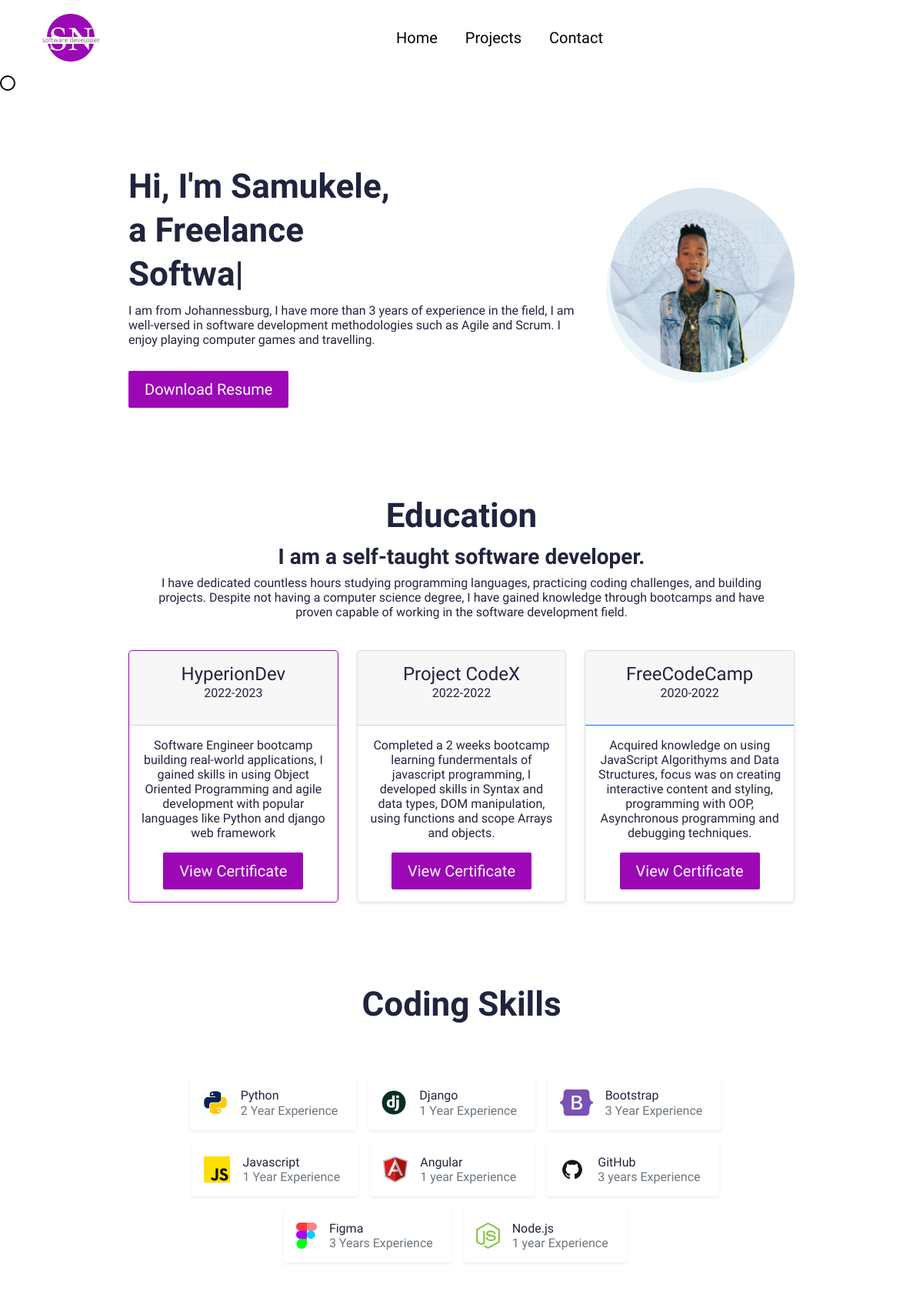
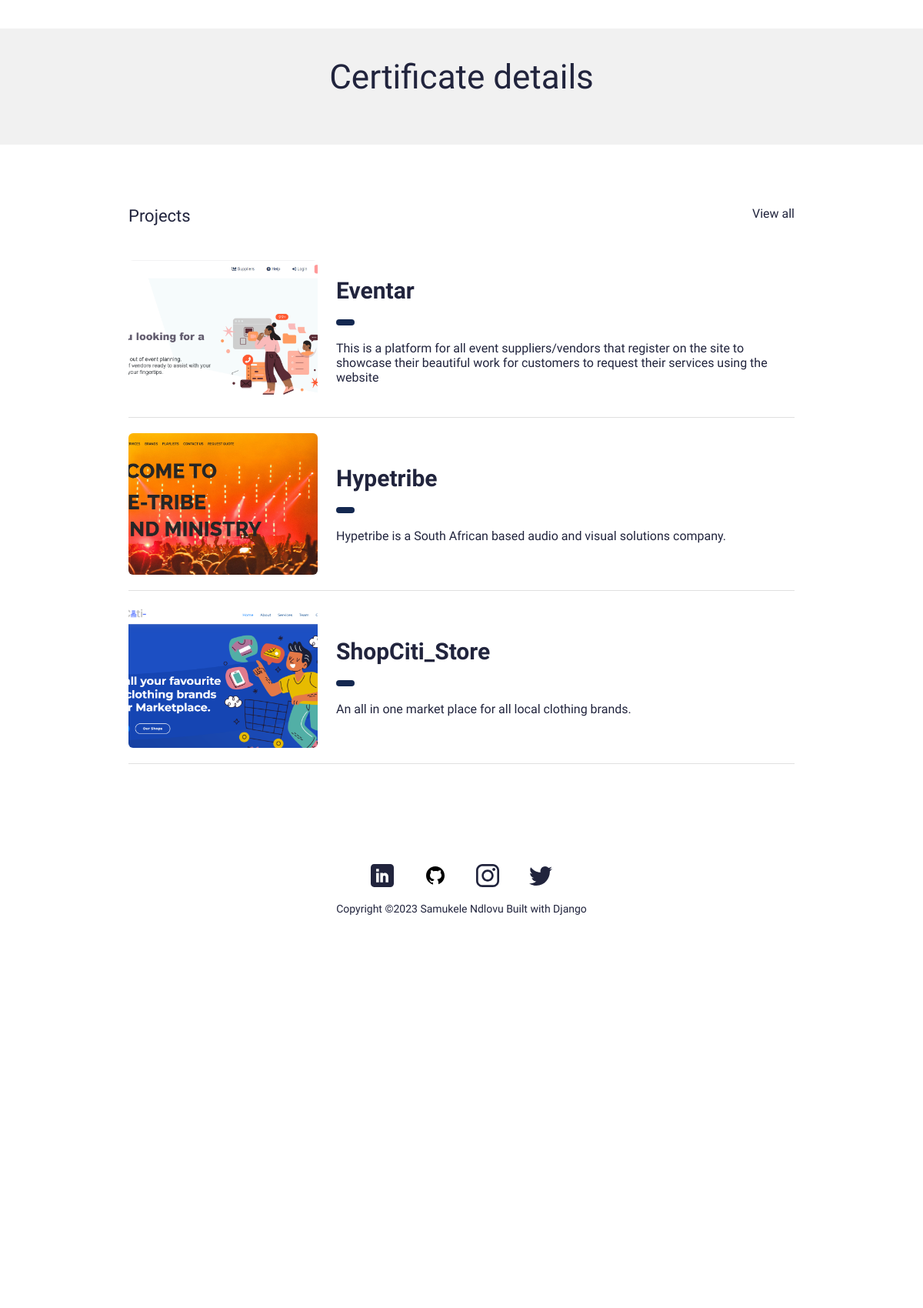
The page / (upper part) on the database its author committed (2 pictures, top to bottom).
### main/models.py (models this page shows, shortened)
class UserProfile(models.Model):
    class Meta:
        verbose_name_plural = 'User Profiles'
        verbose_name ='User Profile'
    user = models.OneToOneField(User, on_delete=models.CASCADE)
    avatar = models.ImageField(blank=True, null=True, upload_to= "avatar")
    title = models.CharField(max_length=200, blank=True, null=True)
    bio = models.TextField(blank=True, null=True)
    skills = models.ManyToManyField(Skill, blank=True)
    cv = models.FileField(blank=True, null=True, upload_to="cv")

class Portfolio(models.Model):
    class Meta:
        verbose_name_plural = 'Portfolio Profiles'
        verbose_name ='Portfolio'
        ordering = ["name"]
    date = models.DateTimeField(blank=True, null=True)
    name = models.CharField(max_length=200, blank=True, null=True)
    description = models.CharField(max_length=200, blank=True, null=True)
    body = RichTextField(blank=True, null=True)
    image = models.FileField(blank=True, null=True, upload_to="media")
    slug = models.SlugField(null=True, blank=True)
    is_active = models.BooleanField(default=True)

### main/views.py (the view)
# urls.py: path('', views.IndexView.as_view(), name="home"),
class IndexView(generic.TemplateView):
    template_name = "main/index.html"
    def get_context_data(self, **kwargs):
        context = super().get_context_data(**kwargs)
        certificates = Certificate.objects.filter(is_active=True)
        portfolio = Portfolio.objects.filter(is_active=True)
        context["certificates"] = certificates
        context["portfolio"] = portfolio
        return context

### main/templates/main/index.html (shortened to what this page needs)
{% extends 'main/base.html' %}{% load static %}
{% block content %}
<div class="cursor"></div>
<section>
    <div class="bannerSection">
        <div class="container">
            <div class="row g-4 g-md-3  align-items-center">
                <div class="col-md-auto order-md-last">
                    <div class="bannerUserImg">
                        <img src="{{me.userprofile.avatar.url}}" alt="{{me.first_name|title}} {{me.last_name|title}} avatar">
                    </div>
                </div>
                <div class="col-md">
                    <div class="bannerContent">
                        <div class="h1 mt-3 wow fadeInUp xlTitle" data-wow-delay=".6s">
                            Hi, I'm <span class="id-color-2">{{me.first_name|title}},</span><br>a Freelance<br>
                            <span class="typed"></span>
                        </div>
                        <p>{{me.userprofile.bio}}</p>
                        <div class="bannerBtnCol">
                            <div class="row">
                                <div class="col-auto">
                                    <a download href="{{me.userprofile.cv.url}}" class="btn btnPrimary">Download Resume</a>
                                </div>
                            </div>
                        </div>
                    </div>
                </div>
            </div>
        </div>
    </div>
</section>
<section>
    <div class="container py-3">
        <div class="pricing-header p-3 pb-md-4 mx-auto text-center">
            <h1 class="xlTitle">Education</h1>
            <h3 class="fw-bold">I am a self-taught software developer. </h3>
            <p>I have dedicated countless hours studying programming languages, practicing coding challenges, and building projects. Despite not having a computer science degree, I have gained knowledge through bootcamps and have proven capable of working
                in the software development field.</p>
        </div>
        <div class="row row-cols-1 row-cols-md-3 mb-3 text-center">
            <div class="col">
                <div class="card mb-4 rounded-3 shadow-sm" style="border-color: #9c07b6;">
                    <div class="card-header py-3">
                        <h4 class="my-0 fw-normal">HyperionDev</h4>
                        <p>2022-2023</p>
                    </div>
                    <div class="card-body">
                        <p>Software Engineer bootcamp building real-world applications, I gained skills in using Object Oriented Programming and agile development with popular languages like Python and django web framework</p>
                        <a href="https://www.hyperiondev.com/portfolio/92793/" target="_blank"><button type="button" class="btn btnPrimary">View Certificate</button></a>
                    </div>
                </div>
            </div>
            <div class="col">
                <div class="card mb-4 rounded-3 shadow-sm">
                    <div class="card-header py-3">
                        <h4 class="my-0 fw-normal">Project CodeX</h4>
                        <p>2022-2022</p>
                    </div>
                    <div class="card-body">
                        <p>Completed a 2 weeks bootcamp learning fundermentals of javascript programming, I developed skills in Syntax and data types, DOM manipulation, using functions and scope Arrays and objects.</p>
                        <a href="https://www.freecodecamp.org/certification/_samukele_/javascript-algorithms-and-data-structures" target="_blank"><button type="button" class="btn btnPrimary">View Certificate</button></a>
                    </div>
                </div>
            </div>
            <div class="col">
                <div class="card mb-4 rounded-3 shadow-sm">
                    <div class="card-header py-3 text-bg-primary border-primary">
                        <h4 class="my-0 fw-normal">FreeCodeCamp</h4>
                        <p>2020-2022</p>
                    </div>
                    <div class="card-body">
                        <p>Acquired knowledge on using JavaScript Algorithyms and Data Structures, focus was on creating interactive content and styling, programming with OOP, Asynchronous programming and debugging techniques.</p>
                        <a href="https://www.freecodecamp.org/certification/_samukele_/javascript-algorithms-and-data-structures" target="_blank"><button type="button" class="btn btnPrimary">View Certificate</button></a>
                    </div>
                </div>
            </div>
        </div>
    </div>
</section>
<section>
    <div class="sectionSpace pt-0">
        <div class="container relative">
            <div class="row align-items-center">
                <div class="col-12 mt-5">
                    <h4 class="xlTitle text-center pb-3">Coding Skills</h4>
                    <div class="d-flex flex-wrap justify-content-center  mt-4 mt-md-5">
                        <div class="mx-3 ms-sm-0 ms-sm-0 mb-3 card-bg rounded p-1 pe-3 p-md-3 pe-md-4 shadow-sm">
                            <div class="d-flex align-items-center">
                                <div class="thumb-md d-flex flex-wrap justify-content-center align-items-center">
                                    <img src="{% static 'images/logos/python.png' %}" alt="" class="" height="34">
                                </div>
                                <div class="ms-3">
                                    <h6 class="mb-0 fw-medium text-gray-700">Python</h6>
                                    <p class="text-muted mb-0 fs-12">2 Year Experience</p>
                                </div>
                            </div>
                        </div>
                        <div class="mx-3 ms-sm-0 ms-sm-0 mb-3 card-bg rounded p-1 pe-3 p-md-3 pe-md-4 shadow-sm">
                            <div class="d-flex align-items-center">
                                <div class="thumb-md d-flex flex-wrap justify-content-center align-items-center">
                                    <img src="{% static 'images/logos/django.png' %}" alt="" class="" height="34">
                                </div>
                                <div class="ms-3">
                                    <h6 class="mb-0 fw-medium text-gray-700">Django</h6>
                                    <p class="text-muted mb-0 fs-12">1 Year Experience</p>
                                </div>
                            </div>
                        </div>
                        <div class="mx-3 ms-sm-0 ms-sm-0 mb-3 card-bg rounded p-1 pe-3 p-md-3 pe-md-4 shadow-sm">
                            <div class="d-flex align-items-center">
                                <div class="thumb-md d-flex flex-wrap justify-content-center align-items-center">
                                    <img src="{% static 'images/logos/bootstrap.svg' %}" alt="" class="" height="34">
                                </div>
                                <div class="ms-3">
                                    <h6 class="mb-0 fw-medium text-gray-700">Bootstrap</h6>
                                    <p class="text-muted mb-0 fs-12">3 Year Experience</p>
                                </div>
                            </div>
                        </div>
                        <div class="mx-3 ms-sm-0 ms-sm-0 mb-3 card-bg rounded p-1 pe-3 p-md-3 pe-md-4 shadow-sm">
                            <div class="d-flex align-items-center">
                                <div class="thumb-md d-flex flex-wrap justify-content-center align-items-center">
                                    <img src="{% static 'images/logos/javascript.png' %}" alt="" class="" height="34">
                                </div>
                                <div class="ms-3">
                                    <h6 class="mb-0 fw-medium text-gray-700">Javascript</h6>
                                    <p class="text-muted mb-0 fs-12">1 Year Experience</p>
                                </div>
                            </div>
                        </div>
                        <div class="mx-3 ms-sm-0 ms-sm-0 mb-3 card-bg rounded p-1 pe-3 p-md-3 pe-md-4 shadow-sm">
                            <div class="d-flex align-items-center">
                                <div class="thumb-md d-flex flex-wrap justify-content-center align-items-center">
                                    <img src="{% static 'images/logos/Angular.svg' %}" alt="" class="" height="34">
                                </div>
                                <div class="ms-3">
                                    <h6 class="mb-0 fw-medium text-gray-700">Angular</h6>
                                    <p class="text-muted mb-0 fs-12">1 year Experience</p>
                                </div>
                            </div>
                        </div>
                        <div class="mx-3 ms-sm-0 ms-sm-0 mb-3 card-bg rounded p-1 pe-3 p-md-3 pe-md-4 shadow-sm">
                            <div class="d-flex align-items-center">
                                <div class="thumb-md d-flex flex-wrap justify-content-center align-items-center">
                                    <img src="{% static 'images/logos/github.png' %}" alt="" class="" height="34">
                                </div>
                                <div class="ms-3">
                                    <h6 class="mb-0 fw-medium text-gray-700">GitHub</h6>
                                    <p class="text-muted mb-0 fs-12">3 years Experience</p>
                                </div>
                            </div>
                        </div>
                        <div class="mx-3 ms-sm-0 ms-sm-0 mb-3 card-bg rounded p-1 pe-3 p-md-3 pe-md-4 shadow-sm">
                            <div class="d-flex align-items-center">
                                <div class="thumb-md d-flex flex-wrap justify-content-center align-items-center">
                                    <img src="{% static 'images/logos/figma.png' %}" alt="" class="" height="34">
                                </div>
                                <div class="ms-3">
                                    <h6 class="mb-0 fw-medium text-gray-700">Figma</h6>
                                    <p class="text-muted mb-0 fs-12">3 Years Experience</p>
                                </div>
                            </div>
                        </div>
                        <div class="mx-3 ms-sm-0 ms-sm-0 mb-3 card-bg rounded p-1 pe-3 p-md-3 pe-md-4 shadow-sm">
                            <div class="d-flex align-items-center">
                                <div class="thumb-md d-flex flex-wrap justify-content-center align-items-center">
                                    <img src="{% static 'images/logos/nodejs-icon.svg' %}" alt="" class="" height="34">
                                </div>
                                <div class="ms-3">
                                    <h6 class="mb-0 fw-medium text-gray-700">Node.js</h6>
                                    <p class="text-muted mb-0 fs-12">1 year Experience</p>
                                </div>
                            </div>
                        </div>
                    </div>
                </div>
            </div>
        </div>
</section>
<section>
    <div class="sectionSpaceSm lightBg">
        <div class="container">
            <div class="row pb-3">
                <div class="col">
                    <h4 class="xlTitle regular text-center">Certificate details</h4>
                </div>
            </div>
        </div>
    </div>
</section>
<section>
    <div class="sectionSpace">
        <div class="container">
            <div class="portfolioCol">
                <div class="row pb-3">
                    <div class="col">
                        <h4 class="smText regular">Projects</h4>
                    </div>
                    <div class="col-auto">
                        <a href="{% url 'main:portfolios' %}" class="simpleLink">View all</a>
                    </div>
                </div>
                {% for p in portfolio %} {% if p.is_active %}
                <div class="portfolioCard">
                    <div class="row g-4 align-items-center">
                        <div class="col-md-auto">
                            <div class="portfolioImgCol">
                                <a href="{% url 'main:portfolio' slug=p.slug %}"><img src="{{p.image.url}}" alt="..."></a>
                            </div>
                        </div>
                        <div class="col-md">
                            <div class="portfolioContentCol">
                                <h4 class="lgTitle"><a href="{% url 'main:portfolio' slug=p.slug %}">{{p.name}}</a></h4>
                                <ul class="portfolioOption">
                                    <li><span class="dateLbl">{{p.date.year}}</span></li>
                                </ul>
                                <p>{{p.description}}</p>
                            </div>
                        </div>
                    </div>
                </div>
                {% endif %} {% endfor %}
            </div>
        </div>
    </div>
</section>
{% endblock %}

### rows shown on the page
Portfolio: image (picture), name "Eventar", description "This is a platform for all event suppliers/vendors that register on the site to showcase their beautiful work for customers to request their services using the website"
Portfolio: image (picture), name "Hypetribe", description "Hypetribe is a South African based audio and visual solutions company."
Portfolio: image (picture), name "ShopCiti_Store", description "An all in one market place for all local clothing brands."

### other values the page prints
{{ me.first_name|title }} "Samukele"
